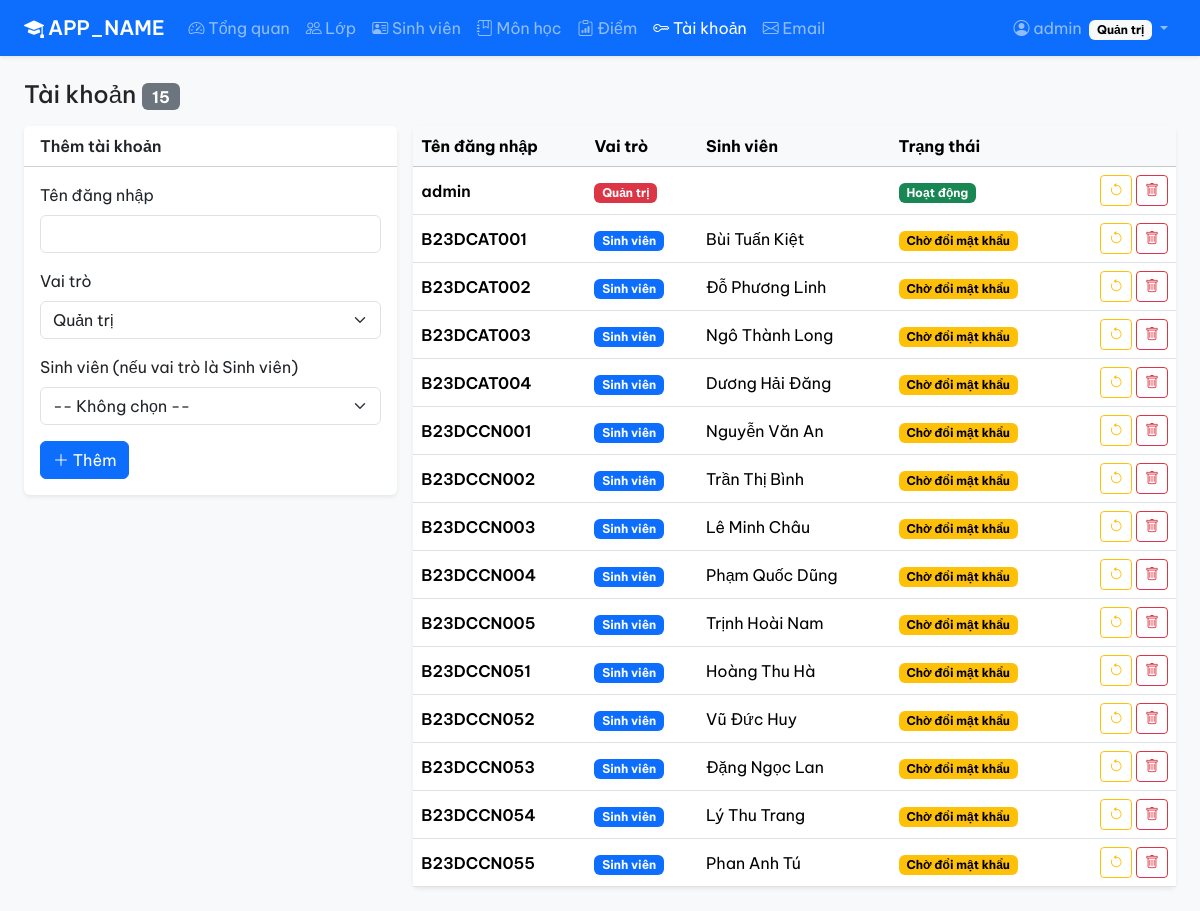
Screenshot of /taikhoan.php (signed in) with the database file from the repository.
### tables this page shows
CREATE TABLE taikhoan (
    id          INT          NOT NULL AUTO_INCREMENT,
    username    VARCHAR(50)  NOT NULL,
    password    VARCHAR(255) NOT NULL,
    role        ENUM('admin','sinhvien') NOT NULL DEFAULT 'sinhvien',
    ma_sv       VARCHAR(10)  NULL,
    doi_mat_khau TINYINT(1)  NOT NULL DEFAULT 1,
    created_at  DATETIME     NOT NULL DEFAULT CURRENT_TIMESTAMP,
    PRIMARY KEY (id),
    UNIQUE KEY uq_taikhoan_username (username),
    UNIQUE KEY uq_taikhoan_ma_sv (ma_sv),
    CONSTRAINT fk_taikhoan_sv FOREIGN KEY (ma_sv) REFERENCES sinhvien (ma_sv)
        ON DELETE CASCADE ON UPDATE CASCADE
);

CREATE TABLE sinhvien (
    ma_sv     VARCHAR(10)  NOT NULL,
    ho_ten    VARCHAR(100) NOT NULL,
    ngay_sinh DATE         NULL,
    gioi_tinh ENUM('Nam','Nữ','Khác') NOT NULL DEFAULT 'Nam',
    email     VARCHAR(100) NULL,
    so_dt     VARCHAR(15)  NULL,
    dia_chi   VARCHAR(200) NULL,
    ma_lop    VARCHAR(10)  NOT NULL,
    PRIMARY KEY (ma_sv),
    UNIQUE KEY uq_sinhvien_email (email),
    KEY idx_sinhvien_lop (ma_lop),
    CONSTRAINT fk_sinhvien_lop FOREIGN KEY (ma_lop) REFERENCES lop (ma_lop)
        ON DELETE RESTRICT ON UPDATE CASCADE
);

### includes/init.php (called while the page is built, shortened)
<?php
$conn = new mysqli(DB_HOST, DB_USER, DB_PASS, DB_NAME, DB_PORT);
$conn->set_charset('utf8mb4');
function q($sql, $params = [])
{
    global $conn;
    $stmt = $conn->prepare($sql);
    $stmt->execute();
    return $stmt;
}
function q_all($sql, $params = [])
{
    return q($sql, $params)->get_result()->fetch_all(MYSQLI_ASSOC);
}
function e($s)
{
    return htmlspecialchars((string) $s, ENT_QUOTES, 'UTF-8');
}

### taikhoan.php (the view, shortened to what this page needs)
<?php
require_once 'includes/init.php';
$ds_tk = q_all("SELECT t.*, s.ho_ten FROM taikhoan t LEFT JOIN sinhvien s ON s.ma_sv = t.ma_sv ORDER BY t.role, t.username");
include 'includes/header.php';
?>
<h1 class="h4 mb-3">Tài khoản <span class="badge text-bg-secondary fs-6 align-middle"><?= count($ds_tk) ?></span></h1>
<div class="row g-3">
    <div class="col-lg-4">
        <div class="card border-0 shadow-sm">
            <div class="card-header bg-body fw-semibold">Thêm tài khoản</div>
            <div class="card-body">
                <form method="post">
                    <div class="mb-3">
                        <label class="form-label">Tên đăng nhập</label>
                        <input name="username" class="form-control" maxlength="50" required>
                    </div>
                    <div class="mb-3">
                        <label class="form-label">Vai trò</label>
                        <select name="role" class="form-select">
                            <option value="admin">Quản trị</option>
                        </select>
                    </div>
                    <div class="mb-3">
                        <label class="form-label">Sinh viên (nếu vai trò là Sinh viên)</label>
                        <select name="ma_sv" class="form-select">
                            <option value="">-- Không chọn --</option>
                        </select>
                    </div>
                    <button class="btn btn-primary"><i class="bi bi-plus-lg"></i> Thêm</button>
                </form>
            </div>
        </div>
    </div>
    <div class="col-lg-8">
        <div class="card border-0 shadow-sm">
            <div class="table-responsive">
                <table class="table table-hover align-middle mb-0">
                    <thead class="table-light">
                        <tr><th>Tên đăng nhập</th><th>Vai trò</th><th>Sinh viên</th><th>Trạng thái</th><th></th></tr>
                    </thead>
                    <tbody>
                    <?php foreach ($ds_tk as $t): ?>
                        <tr>
                            <td class="fw-semibold"><?= e($t['username']) ?></td>
                            <td>
                                <?php if ($t['role'] == 'admin'): ?>
                                    <span class="badge text-bg-danger">Quản trị</span>
                                <?php else: ?>
                                    <span class="badge text-bg-primary">Sinh viên</span>
                                <?php endif; ?>
                            </td>
                            <td><?= e($t['ho_ten']) ?></td>
                            <td>
                                <?php if ($t['doi_mat_khau'] && $t['role'] != 'admin'): ?>
                                    <span class="badge text-bg-warning">Chờ đổi mật khẩu</span>
                                <?php else: ?>
                                    <span class="badge text-bg-success">Hoạt động</span>
                                <?php endif; ?>
                            </td>
                            <td class="text-end text-nowrap">
                                <form method="post" class="d-inline" onsubmit="return confirm('Đặt lại mật khẩu về mặc định?')">
                                    <button class="btn btn-sm btn-outline-warning" title="Đặt lại mật khẩu"><i class="bi bi-arrow-counterclockwise"></i></button>
                                </form>
                                <form method="post" class="d-inline" onsubmit="return confirm('Xóa tài khoản này?')">
                                    <button class="btn btn-sm btn-outline-danger" title="Xóa"><i class="bi bi-trash"></i></button>
                                </form>
                            </td>
                        </tr>
                    <?php endforeach; ?>
                    </tbody>
                </table>
            </div>
        </div>
    </div>
</div>
<?php include 'includes/footer.php'; ?>

### includes/header.php (shortened to what this page needs)
<?php
$u = $_SESSION['user'] ?? null;
$trang_mo = basename($_SERVER['PHP_SELF'], '.php');
$menu = ['sinhvien_xem' => ['bi-person-badge', 'Hồ sơ & điểm']];
if ($u && $u['role'] == 'admin') {
    $menu = [
        'index'    => ['bi-speedometer2', 'Tổng quan'],
        'lop'      => ['bi-people', 'Lớp'],
        'sinhvien' => ['bi-person-vcard', 'Sinh viên'],
        'monhoc'   => ['bi-journal-bookmark', 'Môn học'],
        'diem'     => ['bi-clipboard-data', 'Điểm'],
        'taikhoan' => ['bi-key', 'Tài khoản'],
        'email'    => ['bi-envelope', 'Email'],
    ];
}
?>
<!doctype html>
<html lang="vi">
<head>
    <link href="https://cdn.jsdelivr.net/npm/bootstrap@5.3.3/dist/css/bootstrap.min.css" rel="stylesheet">
    <link href="https://cdn.jsdelivr.net/npm/bootstrap-icons@1.11.3/font/bootstrap-icons.min.css" rel="stylesheet">
</head>
<body class="bg-body-tertiary d-flex flex-column min-vh-100">
<nav class="navbar navbar-expand-lg navbar-dark bg-primary shadow-sm">
    <div class="container-fluid px-lg-4">
        <a class="navbar-brand fw-semibold" href="index.php"><i class="bi bi-mortarboard-fill me-1"></i><?= APP_NAME ?></a>
        <?php if ($u): ?>
            <div class="collapse navbar-collapse" id="mainNav">
                <ul class="navbar-nav me-auto">
                    <?php foreach ($menu as $file => [$icon, $chu]): ?>
                        <li class="nav-item">
                            <a class="nav-link <?= $file == $trang_mo ? 'active' : '' ?>" href="<?= $file ?>.php"><i class="bi <?= $icon ?>"></i> <?= e($chu) ?></a>
                        </li>
                    <?php endforeach; ?>
                </ul>
                <ul class="navbar-nav">
                    <li class="nav-item dropdown">
                        <a class="nav-link dropdown-toggle" href="#" data-bs-toggle="dropdown">
                            <i class="bi bi-person-circle"></i> <?= e($u['ho_ten'] ?? $u['username']) ?>
                            <span class="badge text-bg-light ms-1"><?= $u['role'] == 'admin' ? 'Quản trị' : 'Sinh viên' ?></span>
                        </a>
                    </li>
                </ul>
            </div>
        <?php endif; ?>
    </div>
</nav>
<main class="container-fluid px-lg-4 py-4 flex-grow-1">

### includes/header.php (style rules this page uses)
:root { --bs-font-sans-serif: 'Be Vietnam Pro', Arial, sans-serif; --bs-body-font-family: var(--bs-font-sans-serif); }

### rows the page displays
taikhoan: username "admin", role "Quản trị", doi_mat_khau "Hoạt động"
taikhoan: username "B23DCAT001", role "Sinh viên", ma_sv.ho_ten "Bùi Tuấn Kiệt", doi_mat_khau "Chờ đổi mật khẩu"
taikhoan: username "B23DCAT002", role "Sinh viên", ma_sv.ho_ten "Đỗ Phương Linh", doi_mat_khau "Chờ đổi mật khẩu"
taikhoan: username "B23DCAT003", role "Sinh viên", ma_sv.ho_ten "Ngô Thành Long", doi_mat_khau "Chờ đổi mật khẩu"
taikhoan: username "B23DCAT004", role "Sinh viên", ma_sv.ho_ten "Dương Hải Đăng", doi_mat_khau "Chờ đổi mật khẩu"
taikhoan: username "B23DCCN001", role "Sinh viên", ma_sv.ho_ten "Nguyễn Văn An", doi_mat_khau "Chờ đổi mật khẩu"
taikhoan: username "B23DCCN002", role "Sinh viên", ma_sv.ho_ten "Trần Thị Bình", doi_mat_khau "Chờ đổi mật khẩu"
taikhoan: username "B23DCCN003", role "Sinh viên", ma_sv.ho_ten "Lê Minh Châu", doi_mat_khau "Chờ đổi mật khẩu"
taikhoan: username "B23DCCN004", role "Sinh viên", ma_sv.ho_ten "Phạm Quốc Dũng", doi_mat_khau "Chờ đổi mật khẩu"
taikhoan: username "B23DCCN005", role "Sinh viên", ma_sv.ho_ten "Trịnh Hoài Nam", doi_mat_khau "Chờ đổi mật khẩu"
taikhoan: username "B23DCCN051", role "Sinh viên", ma_sv.ho_ten "Hoàng Thu Hà", doi_mat_khau "Chờ đổi mật khẩu"
taikhoan: username "B23DCCN052", role "Sinh viên", ma_sv.ho_ten "Vũ Đức Huy", doi_mat_khau "Chờ đổi mật khẩu"
taikhoan: username "B23DCCN053", role "Sinh viên", ma_sv.ho_ten "Đặng Ngọc Lan", doi_mat_khau "Chờ đổi mật khẩu"
taikhoan: username "B23DCCN054", role "Sinh viên", ma_sv.ho_ten "Lý Thu Trang", doi_mat_khau "Chờ đổi mật khẩu"
taikhoan: username "B23DCCN055", role "Sinh viên", ma_sv.ho_ten "Phan Anh Tú", doi_mat_khau "Chờ đổi mật khẩu"

### other values shown
APP_NAME "APP_NAME"
$chu "Tổng quan"
$chu "Lớp"
$chu "Sinh viên"
$chu "Môn học"
$chu "Điểm"
$chu "Tài khoản"
$chu "Email"
count($ds_tk) "15"
